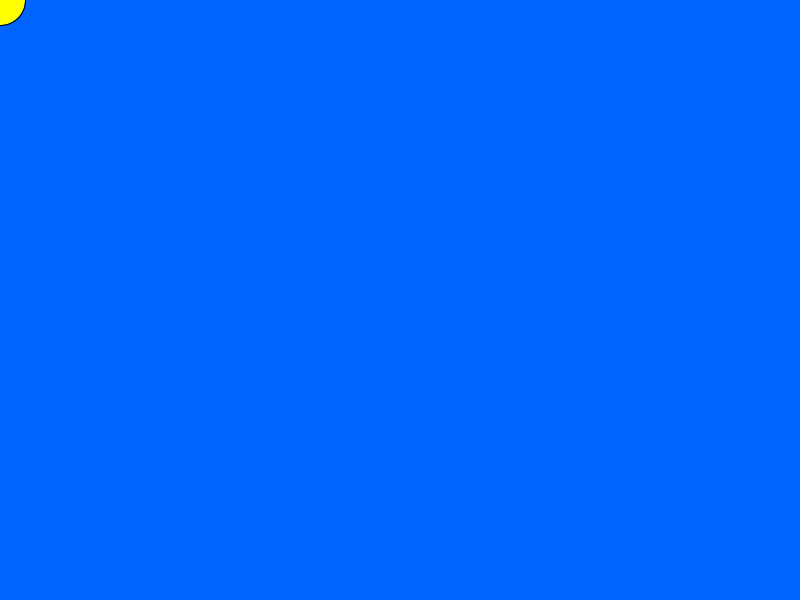
Frame 1 (no input)
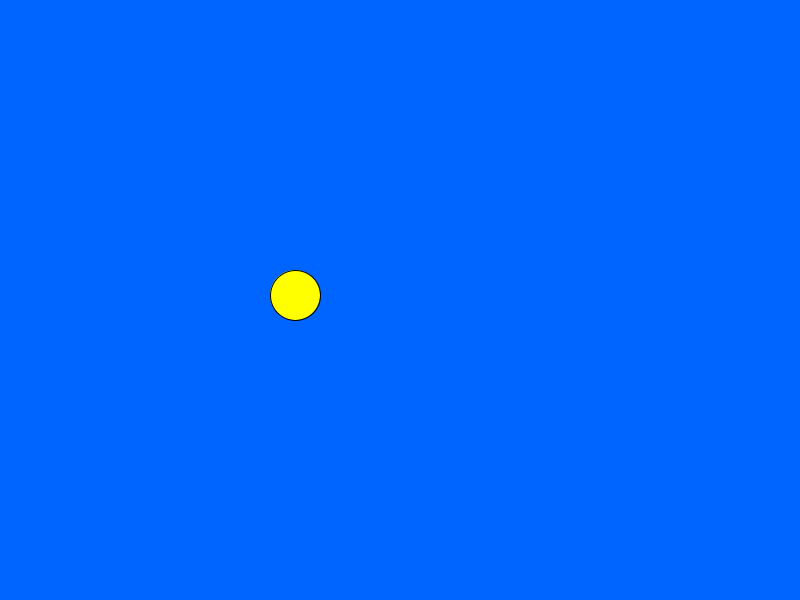
Frame 60 (the mouse pressed at the canvas centre just before this capture)
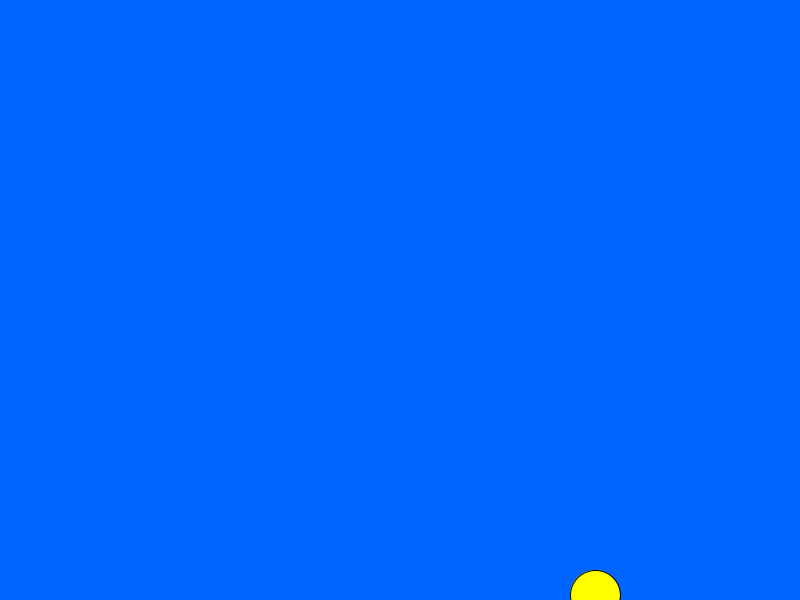
Frame 120 (the mouse held since frame 60 and released just before this capture)

The Processing sketch that drew these frames (run headless with seeded random() and noise(); from frame 60 on, the mouse is pressed at the canvas centre):

// Processing sketch: pregunta4
// ── pregunta4.pde
int x=0;
int y=0;
int vx=5;
int vy=5;
void setup(){
  size(800,600);
  fill(255,255,0);
}
void draw(){
  background(0,100,255);
  ellipse (x,y,50,50);
  if(x>width){
    vx=vx;
  }
  if(y>height){
    vy=vy;
  }
  x=x+vx;
  y=y+vy;
}
